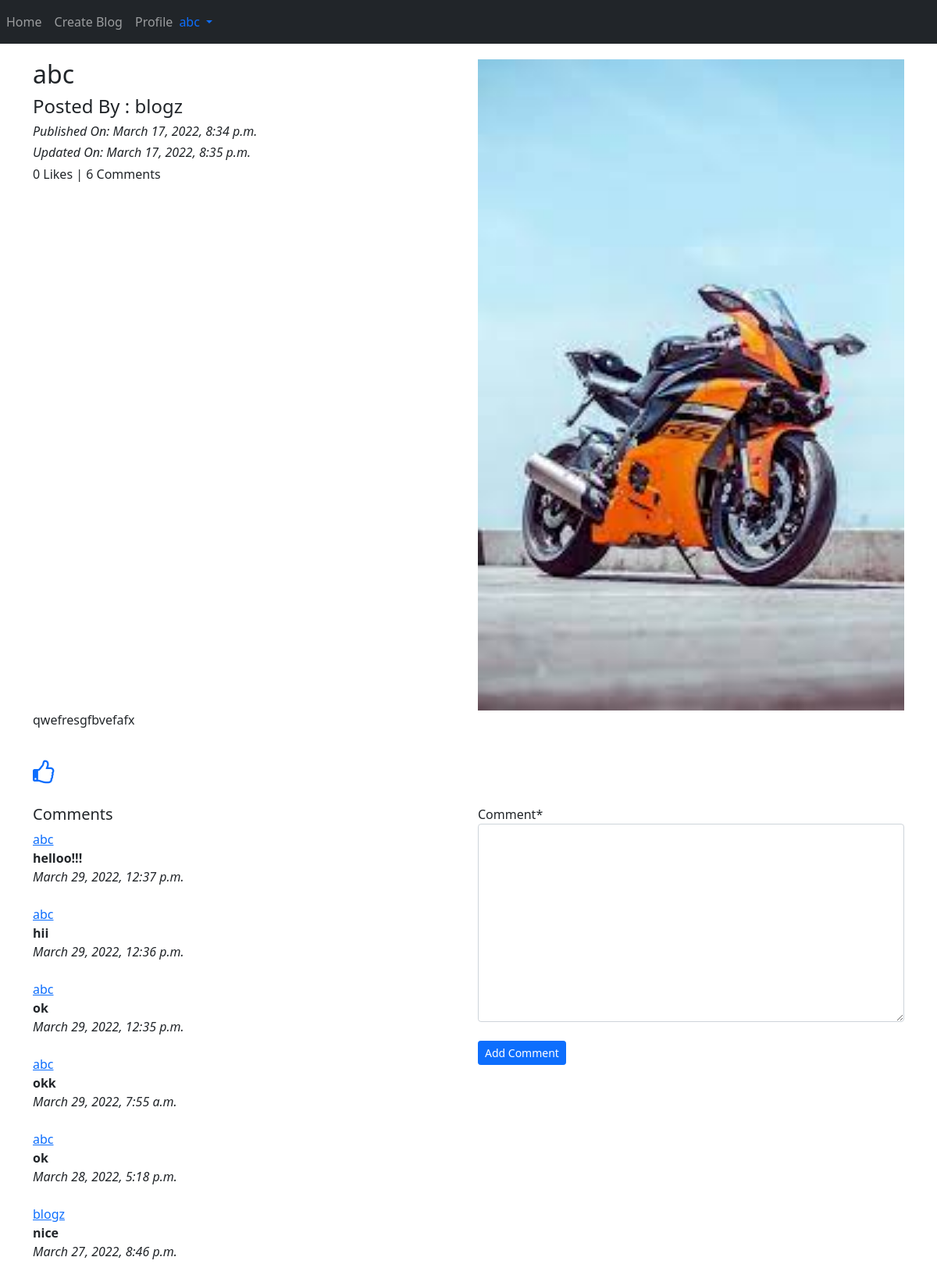
The app's page /blog/details/abc-aa739499-4e9e-4d61-8494-bc658af93d31 (signed in) with its own data.
### app_blog/models.py (models this page shows, shortened)
class Blog(models.Model):
    author = models.ForeignKey(User,on_delete=models.CASCADE,related_name='post_author')
    blog_title = models.CharField(max_length=300,verbose_name="Title")
    slug = models.SlugField(max_length=300,unique=True)
    blog_content=models.TextField(verbose_name="what is on your mind??")
    blog_image=models.ImageField(upload_to='blog_images',verbose_name='Blog Image')
    publish_date = models.DateTimeField(auto_now_add=True)
    update_date=models.DateTimeField(auto_now=True)
    class Meta:
        ordering=['-publish_date']

class comment(models.Model):
    blog = models.ForeignKey(Blog,on_delete=models.CASCADE,related_name='blog_comment')
    user=models.ForeignKey(User,on_delete=models.CASCADE,related_name='user_comment')
    comment=models.TextField()
    comment_date = models.DateTimeField(auto_now_add=True)
    class Meta:
        ordering=['-comment_date']

### app_blog/views.py (the view, shortened to what this page needs)
# urls.py: path('details/<slug:slug>',views.blog_details,name='blog_details'),
@login_required
def blog_details(request,slug):
    blog=Blog.objects.get(slug=slug)
    comment_form=commentform()
    already_liked=Likes.objects.filter(blog=blog,user=request.user)
    if already_liked:
               liked=True
    else :
               liked=False
    return render(request,'app_blog/blog_details.html',context={'blog':blog,'comment_form':comment_form,'liked':liked})

### app_blog/forms.py
class commentform(forms.ModelForm):
    class Meta:
        model=comment
        fields=('comment',)

### templates/app_blog/blog_details.html (shortened to what this page needs)
{% extends 'base.html' %}
{% load crispy_forms_tags %}
{% block body_block %}
<div class="row">
   <div class="col-sm-6">
      <h2>{{ blog.blog_title }}</h2>
      <h4>Posted By : {{ blog.author }}</h4>
      <i><h6>Published On: {{ blog.publish_date }}</h6></i>
      <i><h6>Updated On: {{ blog.update_date }}</h6></i>
      <h6>{{ blog.liked_blog.count }} Likes | {{ blog.blog_comment.count }} Comments </h6>
   </div>
   <div class="col-sm-6">
      <img src="/media/{{ blog.blog_image }}" width="100%">
   </div>
   {{ blog.blog_content|linebreaks }}
</div>
<br>
{% if not liked %}
    <a href="{% url 'app_blog:liked_post' pk=blog.pk %}"><i class="fa fa-thumbs-o-up fa-2x"></i></a>
{% else %}
    <a href="{% url 'app_blog:unliked_post' pk=blog.pk %}"><i class="fa fa-thumbs-o-down fa-2x"></i></a>
{% endif %}
<br>
<br>
<div class="row">
   <div class="col-sm-6">
      <h5>Comments</h5>
      {% for x in blog.blog_comment.all %}
      <a href="#">{{ x.user }}</a> <br>
     <b> {{ x.comment }} </b> <br>
   <i></h6>   {{ x.comment_date }}  </h6></i>
   <br> <br>
      {% endfor %}
   </div>
   <div class="col-sm-6">
      <form method="post">
         {{ comment_form|crispy }}
         <br>
         <button type="submit" class="btn btn-primary btn-sm">Add Comment</button>
      </form>
   </div>
</div>
<br> <br> <br>
{% endblock %}

### templates/base.html (shortened to what this page needs)
<!DOCTYPE html>
<html lang="en">
  <head>
    <link href="https://cdn.jsdelivr.net/npm/bootstrap@5.1.3/dist/css/bootstrap.min.css" rel="stylesheet">
    <link rel="stylesheet" href="https://maxcdn.bootstrapcdn.com/font-awesome/4.7.0/css/font-awesome.min.css">
    {% load static %}
    <link rel="stylesheet" href="{% static 'styles.css' %}">
  </head>
  <body>
    <nav class=" navbar navbar-expand-sm bg-dark navbar-dark">
        <ul class="navbar-nav">
            <li class="nav-item active">
                <a class="nav-link" href="{% url 'index' %}">Home</a>
            </li>
            {% if user.is_authenticated %}
            <li class="nav-item active">
                <a class="nav-link" href="{% url 'app_blog:create_blog' %}">Create Blog</a>
            </li>
            <li class="nav-item active">
                <a class="nav-link" href="{% url 'app_login:profile' %}">Profile</a>
            </li>
            {% endif %}
        </ul>
     {% if user.is_authenticated %}
     <div class="nav-item dropdown ">
         <a class="nav-item dropdown-toggle " href="#" id="navbardrop" data-toggle="dropdown" style="text-decoration:none;">
             {{ user.username }}
         </a>
     </div>
     {% endif %}
    </nav>
    <div class="container" style="padding-top:20px">
       {% block body_block  %}
       {% endblock %}
    </div>
 </body>
</html>

### records on screen
Blog: blog_title "abc", author "blogz", publish_date "March 17, 2022, 8:34 p.m.", update_date "March 17, 2022, 8:35 p.m.", liked_blog.count "0", blog_comment.count "6", blog_image (picture), blog_content "qwefresgfbvefafx"
comment: user "abc", comment "helloo!!!", comment_date "March 29, 2022, 12:37 p.m."
comment: user "abc", comment "hii", comment_date "March 29, 2022, 12:36 p.m."
comment: user "abc", comment "ok", comment_date "March 29, 2022, 12:35 p.m."
comment: user "abc", comment "okk", comment_date "March 29, 2022, 7:55 a.m."
comment: user "abc", comment "ok", comment_date "March 28, 2022, 5:18 p.m."
comment: user "blogz", comment "nice", comment_date "March 27, 2022, 8:46 p.m."

### other values on screen
{{ user.username }} "abc"
